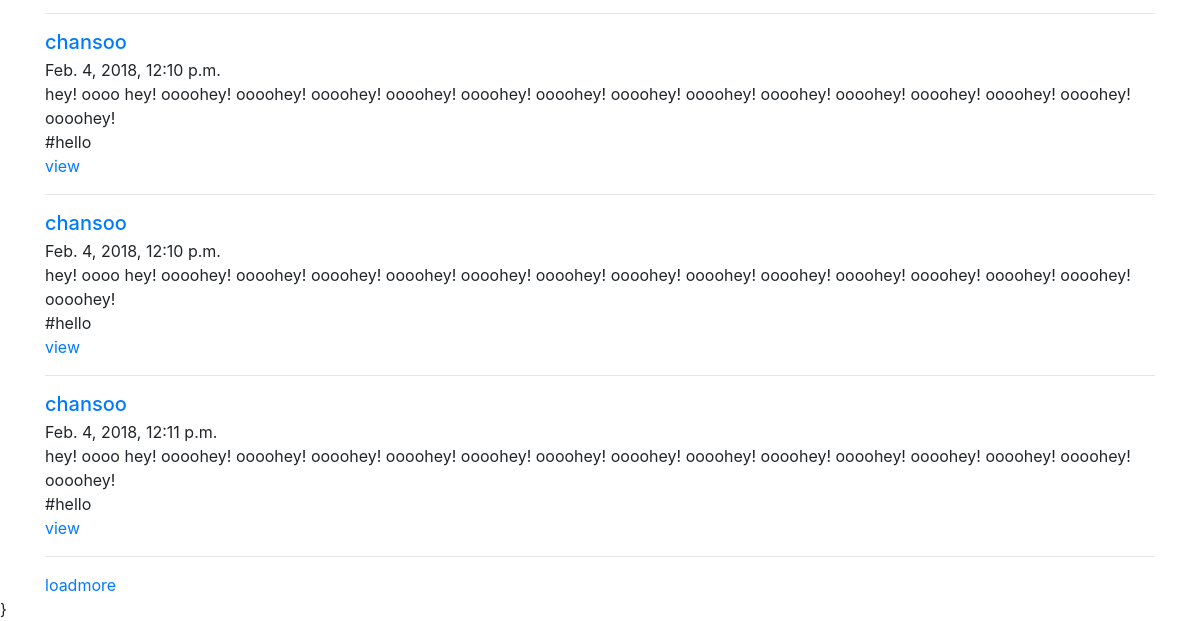
The app's page / (lower part), older data.
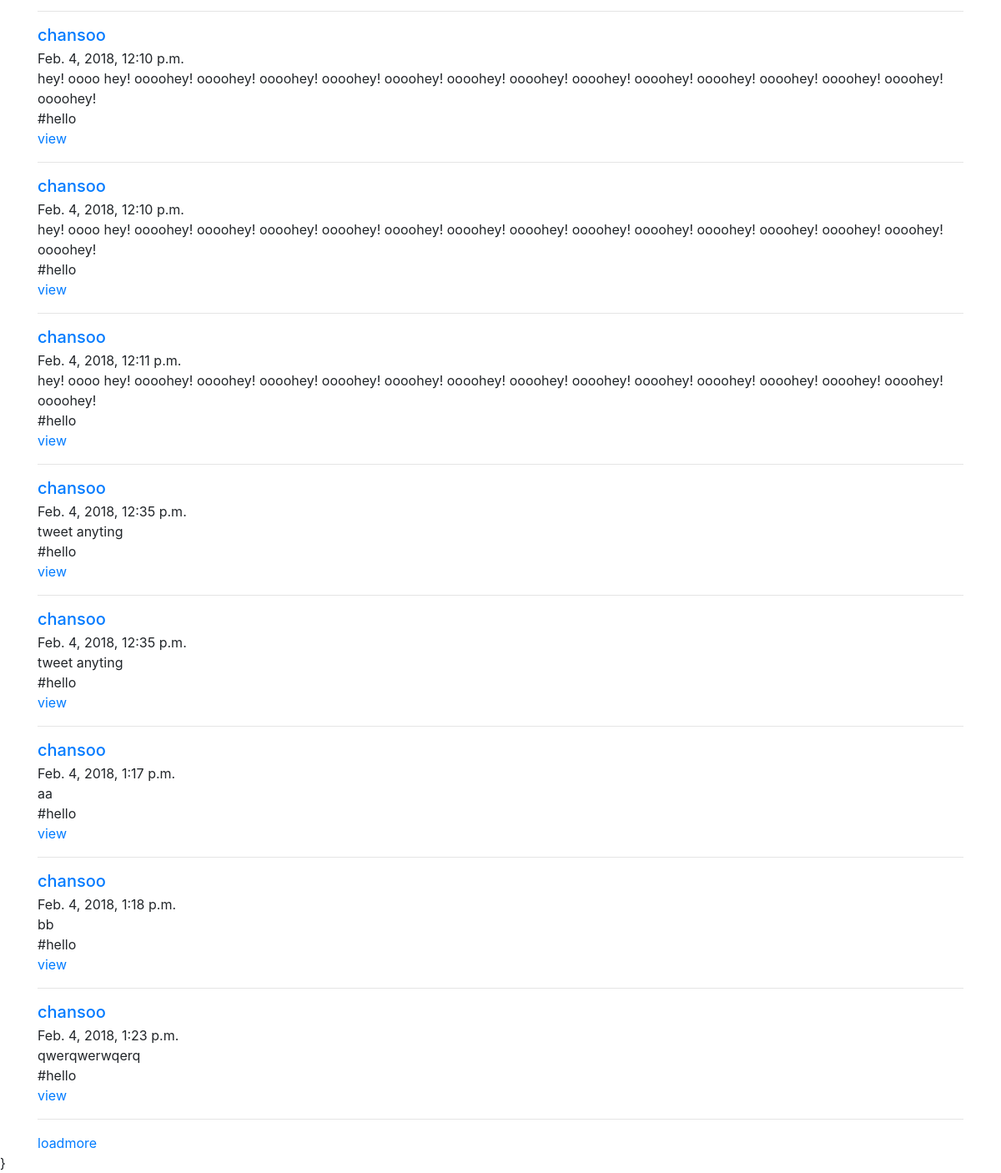
The same page, newer data.
### tweets/models.py (models this page shows, shortened)
class Tweet(models.Model):
    parent = models.ForeignKey("self", blank=True, null=True)
    user = models.ForeignKey(settings.AUTH_USER_MODEL)
    content = models.CharField(max_length=140, default="tweet anyting", validators=[validate_content])
    liked = models.ManyToManyField(settings.AUTH_USER_MODEL, blank=True, related_name='liked')
    updated_at = models.DateTimeField(auto_now=True)
    timestamp = models.DateTimeField(auto_now_add=True)
    reply = models.BooleanField(verbose_name='is a reply', default=False)
    objects = TweetManager()
    def get_absolute_url(self):
        return reverse("tweets:detail", kwargs={'pk':self.pk})

### tweets/views.py (the view)
# urls.py: url(r'^$', TweetListView.as_view(), name='home'),
class TweetListView(ListView):
    def get_queryset(self, *args, **kwargs):
        qs = Tweet.objects.all()
        query = self.request.GET.get("q", None)
        print(query)
        print(self.request.GET)
        if query is not None:
            qs = qs.filter(
                Q(content__icontains=query) |
                Q(user__username__icontains=query)
            )
        return qs
    def get_context_data(self, *args, **kwargs):
        context = super(TweetListView, self).get_context_data(*args, **kwargs)
        context['create_form'] = TweetModelForm()
        context['create_url'] = reverse_lazy("tweets:create")
        return context

### tweets/templates/tweets/tweet_list.html (shortened to what this page needs)
{% extends "base.html" %}
{% block script %}}
{% endblock script %}
{% block content %}
    {% for object in object_list %}
        <li class="media">
            <div class="media-body">
                <h5 class="mt-0 mb-1"><a href="#" id="user_url">{{ object.user }}</a></h5>
                {{ object.timestamp }}<br>
                {{ object.content }}<br>
                #hello<br>
                <a href="{{ object.get_absolute_url}}">view</a>
            </div>
        </li>
        <hr/>
    {% empty %}
        {% if not request.GET.q %}
            <div class="">
                {% include "tweets/form.html" with form=create_form action_url=create_url btn_title='Tweet' form_id='tweets-form' %
            </div>
        {% endif %}
    {% endfor %}
    <a href="#" id="loadmore">loadmore</a>
{% endblock content %}

### templates/base.html (shortened to what this page needs)
{% load static %}
<html lang="en">
    <head>
        <link href="{% static 'css/bootstrap.min.css' %}" rel="stylesheet">
    </head>
    <body>
        <div class="container">
            {% block content %}
            {% endblock content %}
        </div>
        {% block script %}
        {% endblock script %}
    </body>
</html>

### tweets/templates/tweets/form.html (shortened to what this page needs)
{% load crispy_forms_tags %}

Row changes from the older to the newer data that the page shows:
added Tweet: user "chansoo", timestamp "Feb. 4, 2018, 12:35 p.m.", content "tweet anyting"
added Tweet: user "chansoo", timestamp "Feb. 4, 2018, 12:35 p.m.", content "tweet anyting"
added Tweet: user "chansoo", timestamp "Feb. 4, 2018, 1:17 p.m.", content "aa"
added Tweet: user "chansoo", timestamp "Feb. 4, 2018, 1:18 p.m.", content "bb"
added Tweet: user "chansoo", timestamp "Feb. 4, 2018, 1:23 p.m.", content "qwerqwerwqerq"
